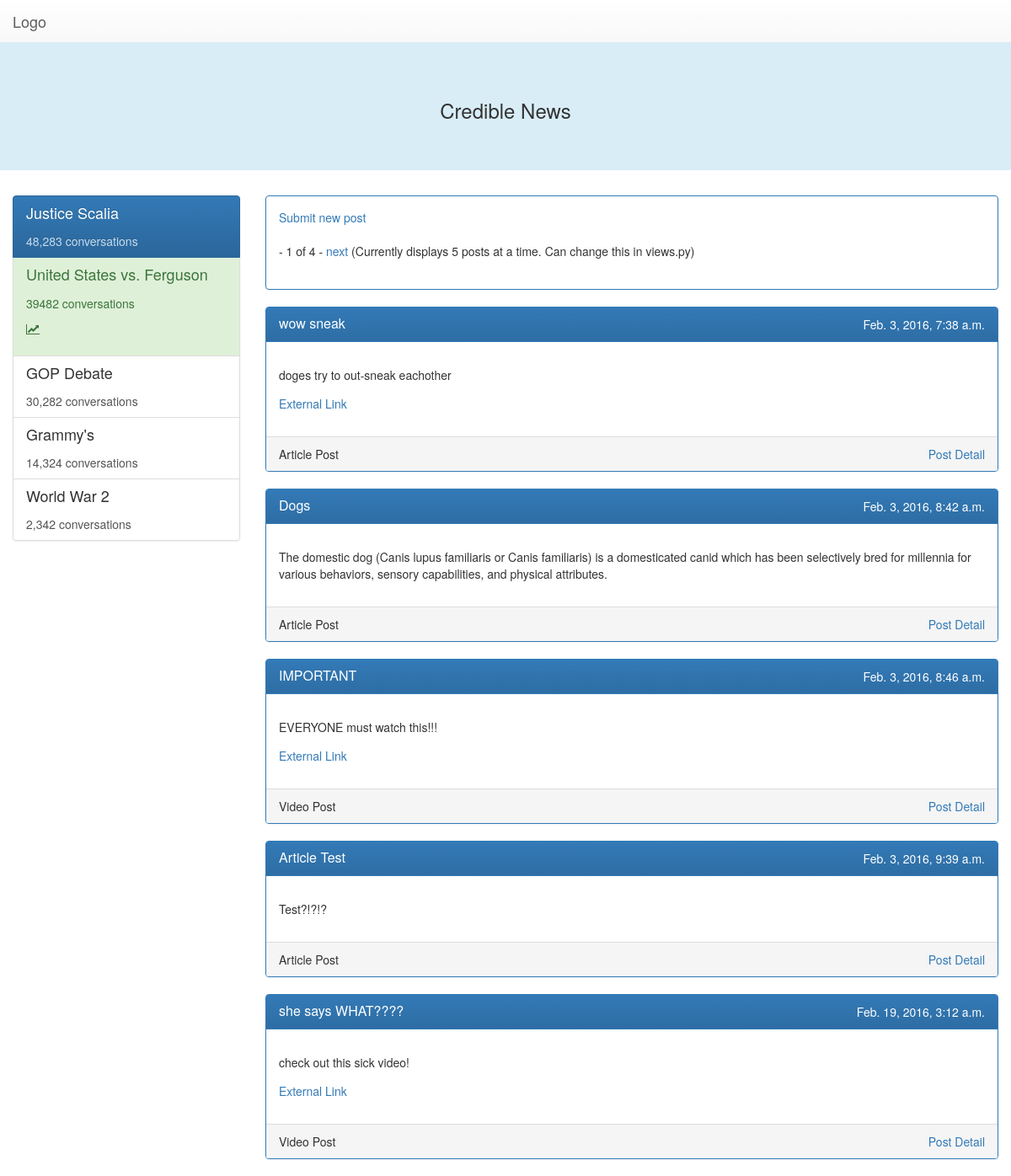
The app's page /posts/, older data.
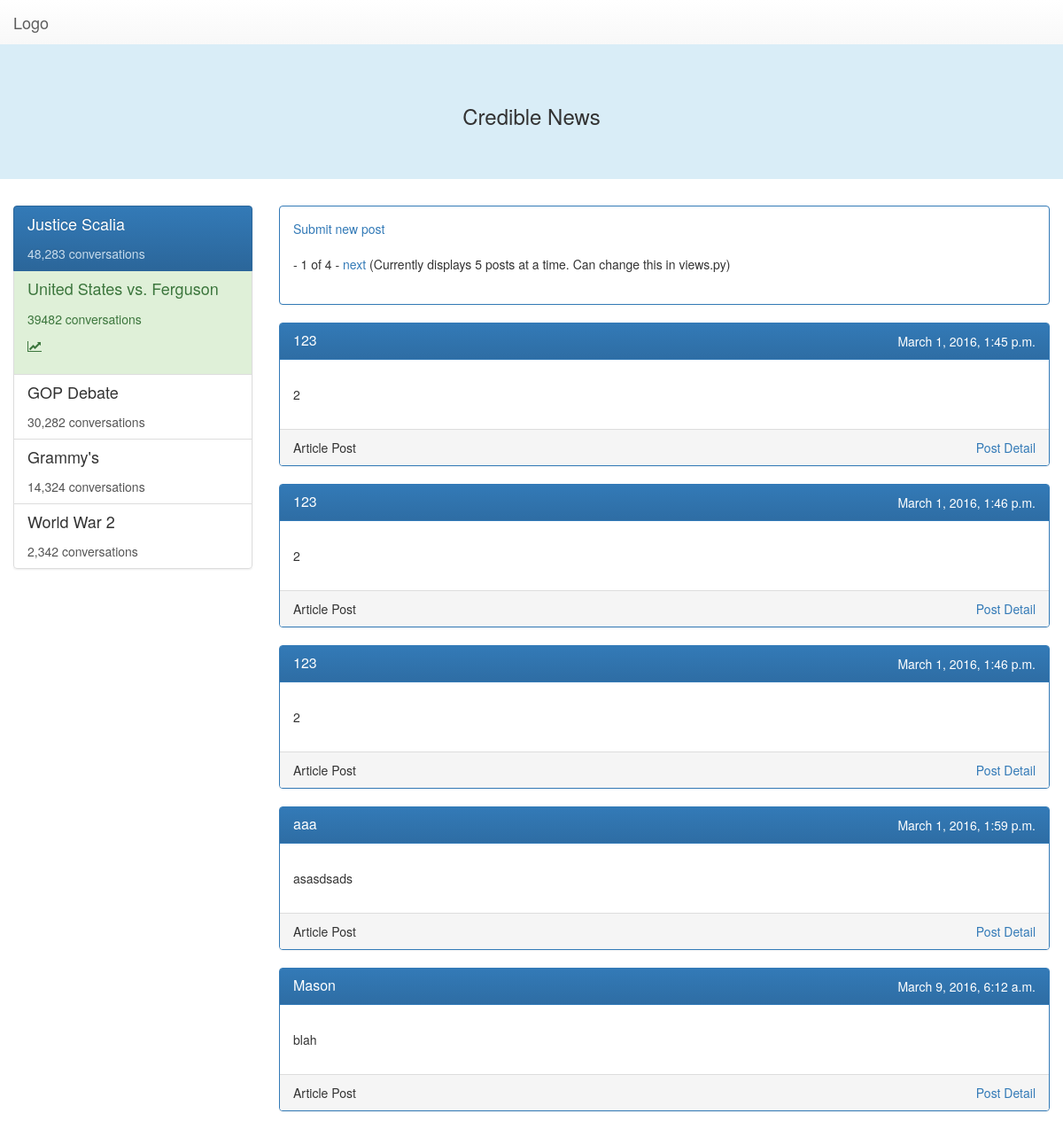
The same page, newer data.
### posts/models.py (models this page shows, shortened)
class Post(models.Model):
    title = models.CharField(max_length=140)
    date = models.DateTimeField(default=datetime.datetime.now)
    text = models.TextField()
    ARTICLE = 'AP' # Text Post
    VIDEO = 'VP' # Video Post
    PHOTO = 'PP' # Single photo
    SLIDES = 'SP' # Multiple photos
    POST_TYPE_CHOICES = (
        ('AP', 'Article Post'),
        ('VP', 'Video Post'),
        ('PP', 'Photo Post'),
        ('SP', 'Slideshow Post'),
    )
    post_type = models.CharField(max_length=2, choices=POST_TYPE_CHOICES,
                                blank=False, default='AP')
    url = models.URLField(null=True, blank=True)
    def get_absolute_url(self):
        return reverse('posts:detail', kwargs={'post_id': self.id})

### posts/views.py (the view)
def index(request):
    all_posts = Post.objects.all().order_by('date')
    paginator = Paginator(all_posts, 5) # Show 5 posts per page
    page_num = request.GET.get('page')
    try:
        paginated_posts = paginator.page(page_num)
    except PageNotAnInteger:
        paginated_posts = paginator.page(1)
    except EmptyPage:
        paginated_posts = paginator.page(paginator.num_pages)
    context = {
        'latest_post_list': paginated_posts,
    }
    return render(request, 'posts/index.html', context)

### posts/templates/posts/index.html (shortened to what this page needs)
{% include "includes/head.html" %}
{% include "includes/header.html" %}
<main>
	<div class="container-fluid">
		<div class="row">
			<div class="col-md-3 col-sm-3" id="topics-container">
				<div class="list-group affix-pre" id="topics" data-clampedwidth="#topics-container">
					<a href="#" class="list-group-item active">
						<h4 class="list-group-item-heading">Justice Scalia</h4>
						<p class="list-group-item-text">48,283 conversations</p>
					</a>
					<a href="#" class="list-group-item list-group-item-success">
						<h4 class="list-group-item-heading">United States vs. Ferguson</h4>
						<p class="list-group-item-text">
							<p>39482 conversations</p>
							<p><i class="fa fa-line-chart hot-topic"></i></p>
						</p>
					</a>
					<a href="#" class="list-group-item">
						<h4 class="list-group-item-heading">GOP Debate</h4>
						<p class="list-group-item-text">30,282 conversations</p>
					</a>
					<a href="#" class="list-group-item">
						<h4 class="list-group-item-heading">Grammy's</h4>
						<p class="list-group-item-text">14,324 conversations</p>
					</a>
					<a href="#" class="list-group-item">
						<h4 class="list-group-item-heading">World War 2</h4>
						<p class="list-group-item-text">2,342 conversations</p>
					</a>
				</div>
			</div>
			<div class="col-md-9 col-sm-9">
				{% if latest_post_list %}
				<div class="row">
					<div class="col-md-12 col-sm-12">
                        <div class="panel panel-primary">
							<div class="panel-body">
                                <a type="submit" href="{% url 'posts:create' %}">Submit new post</a>
                                <br/>
                                <div class="pagination">
                                    <span class="step-links">
                                        <span class="current">
                                            - {{ latest_post_list.number }} of {{ latest_post_list.paginator.num_pages }} -
                                        </span>
                                        {% if latest_post_list.has_next %}
                                            <a href="?page={{ latest_post_list.next_page_number }}">next</a>
                                        {% endif %}
                                        (Currently displays 5 posts at a time. Can change this in views.py)
                                    </span>
                                </div>
                            </div>
                        </div>
                    </div>
					{% for post in latest_post_list %}
					<div class="col-md-12 col-sm-12">
						<div class="panel panel-primary">
							<div class="panel-heading clearfix">
								<h3 class="panel-title pull-left">{{ post.title }}</h3>
								<span class="pull-right">{{post.date}}</span>
							</div>
							<div class="panel-body">
								<p>{{ post.text }}</p>
								{% if post.url %}
								<p>
									<a href="{{ post.url }}">External Link</a>
								</p>
								{% endif %}
							</div>
							<div class="panel-footer clearfix">
								<span class="pull-left">
									{{ post.get_post_type_display }}
								</span>
								<span class="pull-right">
                                    <a href="{{ post.get_absolute_url }}">Post Detail</a>
								</span>
							</div>
						</div>
					</div>
					{% endfor %}
				</div>
				{% else %}
				<h3>No posts available</h3>
				{% endif %}
			</div>
		</div>
	</div>
</main>

### posts/templates/includes/head.html (shortened to what this page needs)
{% load staticfiles %}
<link href="{% static "css/bootstrap.min.css" %}" type="text/css" rel="stylesheet" />
<link href="{% static "css/bootstrap-theme.min.css" %}" type="text/css" rel="stylesheet" />
<link href="{% static "css/main.css" %}" type="text/css" rel="stylesheet" />
<link rel="stylesheet" href="https://maxcdn.bootstrapcdn.com/font-awesome/4.5.0/css/font-awesome.min.css">

### posts/templates/includes/header.html
<nav class="navbar navbar-default navbar-static-top">
	<div class="container-fluid">
		<div class="navbar-header">
			<a class="navbar-brand" href="/posts">Logo</a>
		</div>
		<div class="collapse navbar-collapse">
			<ul class="nav navbar-nav">
				<li><a href="#"></a></li>
				<li><a href="#"></a></li>
				<li><a href="#"></a></li>
				<li><a href="#"></a></li>
			</ul>
		</div>
	</div>
</nav>
<header>
	<div class="jumbotron jumbotron-main">
		<div class="container-fluid text-center">
			<h3>Credible News</h3>
		</div>
	</div>
</header>

### posts/static/css/main.css (style rules this page uses)
p { margin: 1em 0; }
.navbar { box-shadow: none; border: none; }
.jumbotron-main { background: #D9EDF7; }
.navbar { margin: 0; }

Row changes from the older to the newer data that the page shows:
removed Post: title "IMPORTANT", date "Feb. 3, 2016, 8:46 a.m.", text "EVERYONE must watch this!!!", post_type "Video Post"
removed Post: title "she says WHAT????", date "Feb. 19, 2016, 3:12 a.m.", text "check out this sick video!", post_type "Video Post"
changed Post: title "wow sneak" → "123"; date "Feb. 3, 2016, 7:38 a.m." → "March 1, 2016, 1:45 p.m."; text "doges try to out-sneak eachother" → "2"; no longer shows "External Link"
changed Post (number 2 of 5 on the later page): title "Dogs" → "123"; date "Feb. 3, 2016, 8:42 a.m." → "March 1, 2016, 1:46 p.m."; text "The domestic dog (Canis lupus familiaris or Canis familiaris) is a domesticated canid which has been selectively bred for millennia for various behaviors, sensory capabilities, and physical attributes." → "2"
added Post: title "123", date "March 1, 2016, 1:46 p.m.", text "2", post_type "Article Post"
changed Post: title "Article Test" → "aaa"; date "Feb. 3, 2016, 9:39 a.m." → "March 1, 2016, 1:59 p.m."; text "Test?!?!?" → "asasdsads"
added Post: title "Mason", date "March 9, 2016, 6:12 a.m.", text "blah", post_type "Article Post"
